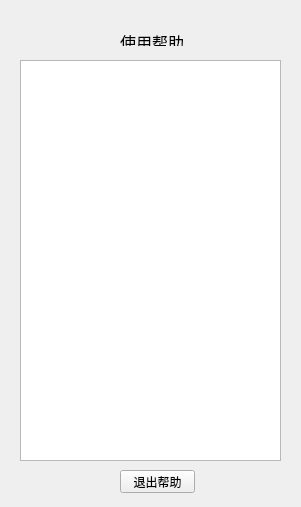
<?xml version="1.0" encoding="UTF-8"?>
<ui version="4.0">
 <class>Help</class>
 <widget class="QWidget" name="Help">
  <property name="geometry">
   <rect>
    <x>0</x>
    <y>0</y>
    <width>301</width>
    <height>507</height>
   </rect>
  </property>
  <property name="windowTitle">
   <string>使用帮助</string>
  </property>
  <widget class="QPushButton" name="pB_quit">
   <property name="geometry">
    <rect>
     <x>120</x>
     <y>470</y>
     <width>75</width>
     <height>23</height>
    </rect>
   </property>
   <property name="text">
    <string>退出帮助</string>
   </property>
  </widget>
  <widget class="QTextBrowser" name="outBox">
   <property name="geometry">
    <rect>
     <x>20</x>
     <y>60</y>
     <width>261</width>
     <height>401</height>
    </rect>
   </property>
  </widget>
  <widget class="QLabel" name="l_titleLabel">
   <property name="geometry">
    <rect>
     <x>120</x>
     <y>30</y>
     <width>71</width>
     <height>16</height>
    </rect>
   </property>
   <property name="text">
    <string>&lt;html&gt;&lt;head/&gt;&lt;body&gt;&lt;p&gt;&lt;span style=&quot; font-size:12pt;&quot;&gt;使用帮助&lt;/span&gt;&lt;/p&gt;&lt;/body&gt;&lt;/html&gt;</string>
   </property>
  </widget>
 </widget>
 <resources/>
 <connections>
  <connection>
   <sender>pB_quit</sender>
   <signal>clicked()</signal>
   <receiver>Help</receiver>
   <slot>close()</slot>
   <hints>
    <hint type="sourcelabel">
     <x>163</x>
     <y>480</y>
    </hint>
    <hint type="destinationlabel">
     <x>150</x>
     <y>253</y>
    </hint>
   </hints>
  </connection>
 </connections>
</ui>
